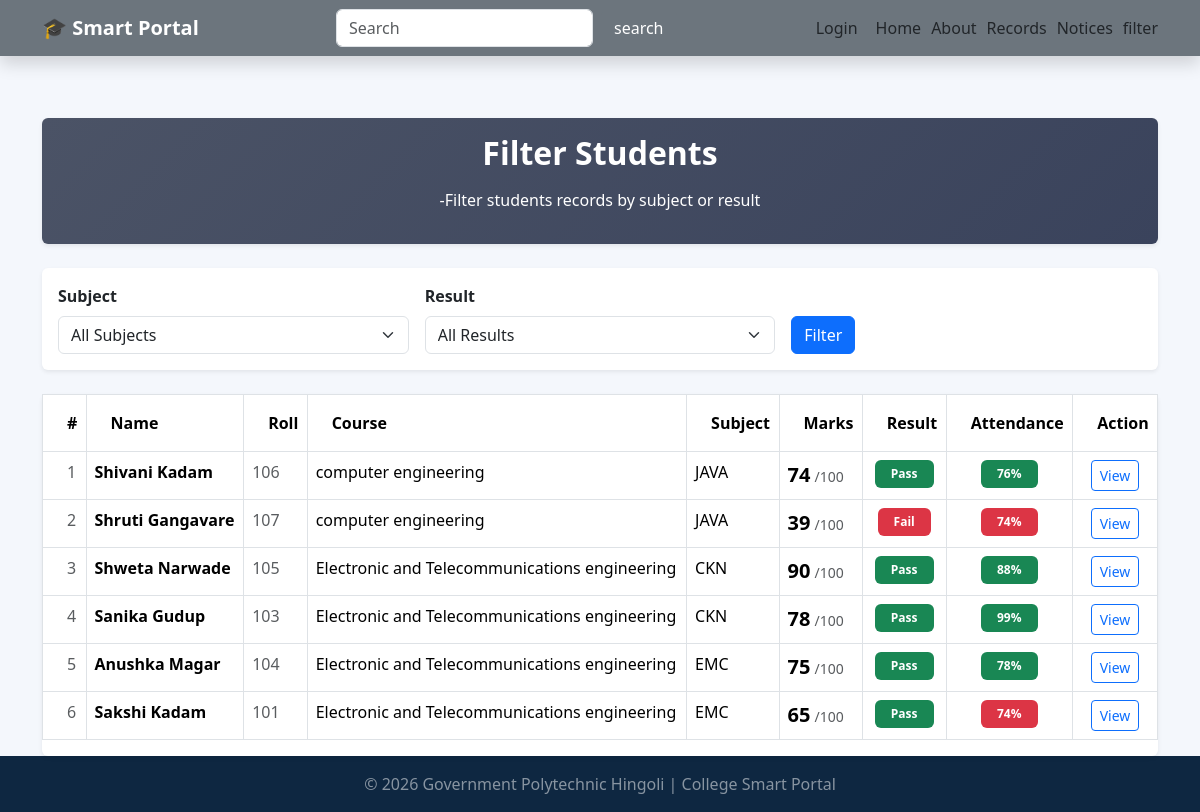
/filter, run on an earlier commit of the app's database.
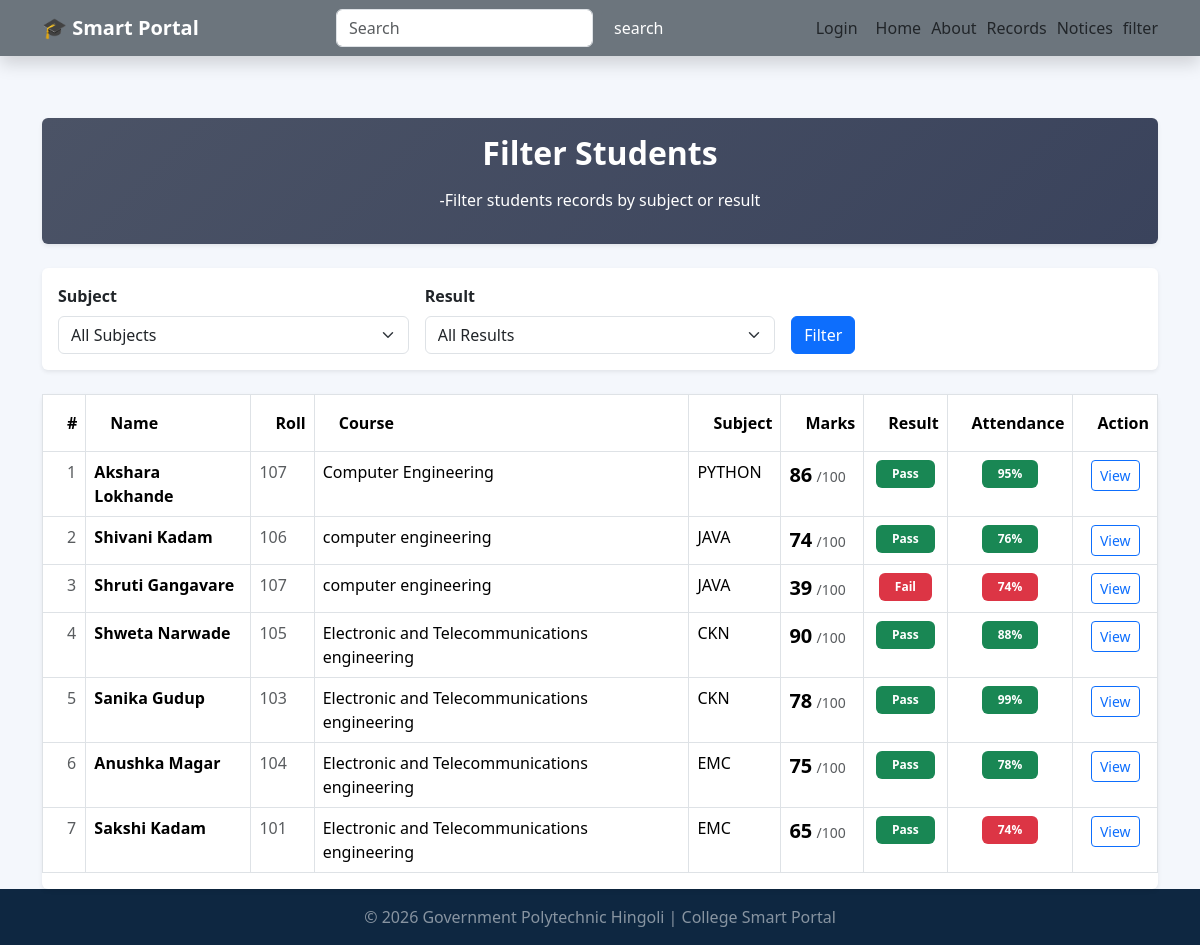
And on a later commit of the database.
### tables this page shows
CREATE TABLE students(
                id INTEGER PRIMARY KEY AUTOINCREMENT,
                 name TEXT NOT NULL,
                 roll INTEGER NOT NULL,
                 course TEXT NOT NULL,
                 subject TEXT NOT NULL,
                 marks INTEGER NOT NULL,
                 attendance INTEGER DEFAULT 0
                 );

### app2.py (the view)
@app.route('/filter')
def filter_students():
    subject = request.args.get('subject','')
    selected_result = request.args.get('result','')
    conn = get_db()
    subjects = conn.execute('''SELECT DISTINCT subject FROM students
                        WHERE subject IS NOT NULL
                        AND subject !=""
                        ORDER BY subject ASC ''').fetchall()
    query = 'SELECT * FROM students WHERE 1=1'
    params = []
    if subject:
        query += ' AND subject = ?'
        params.append(subject)
    if selected_result == 'pass':
        query += ' AND marks >= 40'
    elif selected_result == 'fail':
        query += ' AND marks < 40'
    query += ' ORDER BY id DESC'
    students = conn.execute(query,params).fetchall()
    conn.close()
    return render_template('filter.html',students=students,selected_subject=subject, subjects=subjects,selected_result=selected_result)

### database.py (called while the page is built)
def get_db():
   conn=sqlite3.connect('college.db')
   conn.row_factory= sqlite3.Row
   return conn

### templates/filter.html (shortened to what the changed rows need)
{% extends 'base.html' %}
{% block content %}
<div class="card mb-4 shadow-sm p-3"style="background:linear-gradient(135deg, #4b5366, #3a435c);">
<h2 class="fw-bold mb-3 text-white text-center">Filter Students</h2>
</div>
<div class="card shadow-sm">
    <div class="card-body p-0">
        {% if students|length == 0 %}
        <div class="text-center p-5">
            <h5 class="text-muted">No student records found.</h5>
            <a href="{{ url_for('add_students') }}" class="btn btn-primary mt-2">Add Student</a>
        </div>
        {% else %}
        <div class="table-responsive">
                <table class="table table-bordered table-hover">
                <thead style="background-color: #0b1f39; color:white;">
                    <tr>
                        <th class="py-3 ps-4">#</th>
                        <th class="py-3 ps-4">Name</th>
                        <th class="py-3 ps-4">Roll</th>
                        <th class="py-3 ps-4">Course</th>
                        <th class="py-3 ps-4">Subject</th>
                        <th class="py-3 ps-4">Marks</th>
                        <th class="py-3 ps-4">Result</th>
                        <th class="py-3 ps-4 text-center">Attendance</th>
                        <th class="py-3 ps-4 text-center">Action</th>
                    </tr>
                </thead>
                <tbody id="tableBody">
                    {% for student in students %}
                    <tr data-name="{{ student.name | lower}}">
                        <td class="ps-4 text-muted">{{ loop.index }}</td>
                        <td>
                            <div class="d-flex align-items-center">
                                <span class="fw-bold">{{ student.name }}</span>
                            </div>
                        </td>
                        <td class="text-muted">{{ student.roll }}</td>
                        <td>{{ student.course }}</td>
                        <td>{{ student.subject }}</td>
                        <td>
                            <span class="fw-bold fs-5">{{ student.marks }}</span>
                            <span class="text-muted small">/100</span>
                        </td>
                        <td class="text-center">
                            {% if student.marks >= 40 %}
                                <span class="badge bg-success px-3 py-2">Pass</span>
                            {% else %}
                                <span class="badge bg-danger px-3 py-2">Fail</span>
                            {% endif %}
                        </td>
                        <td class="text-center">
                            {% if student.attendance >= 75 %}
                                <span class="badge bg-success px-3 py-2">
                                    {{ student.attendance }}%
                                </span>
                            {% else %}
                                <span class="badge bg-danger px-3 py-2">
                                    {{ student.attendance }}%
                                </span>
                            {% endif %}
                        </td>
                        <td class="text-center">
                            <a href="{{ url_for('student_detail', id=student.id) }}" class="btn btn-sm btn-outline-primary">View</a>
                        </td>
                    </tr>
                    {% endfor %}
                </tbody>
            </table>
        </div>
        {% endif %}
    </div>
</div>
{% endblock %}

What changed in the data, as far as the page shows it:
added students: name "Akshara Lokhande", roll "107", course "Computer Engineering", subject "PYTHON", marks "86", shows "Pass", attendance "95"
